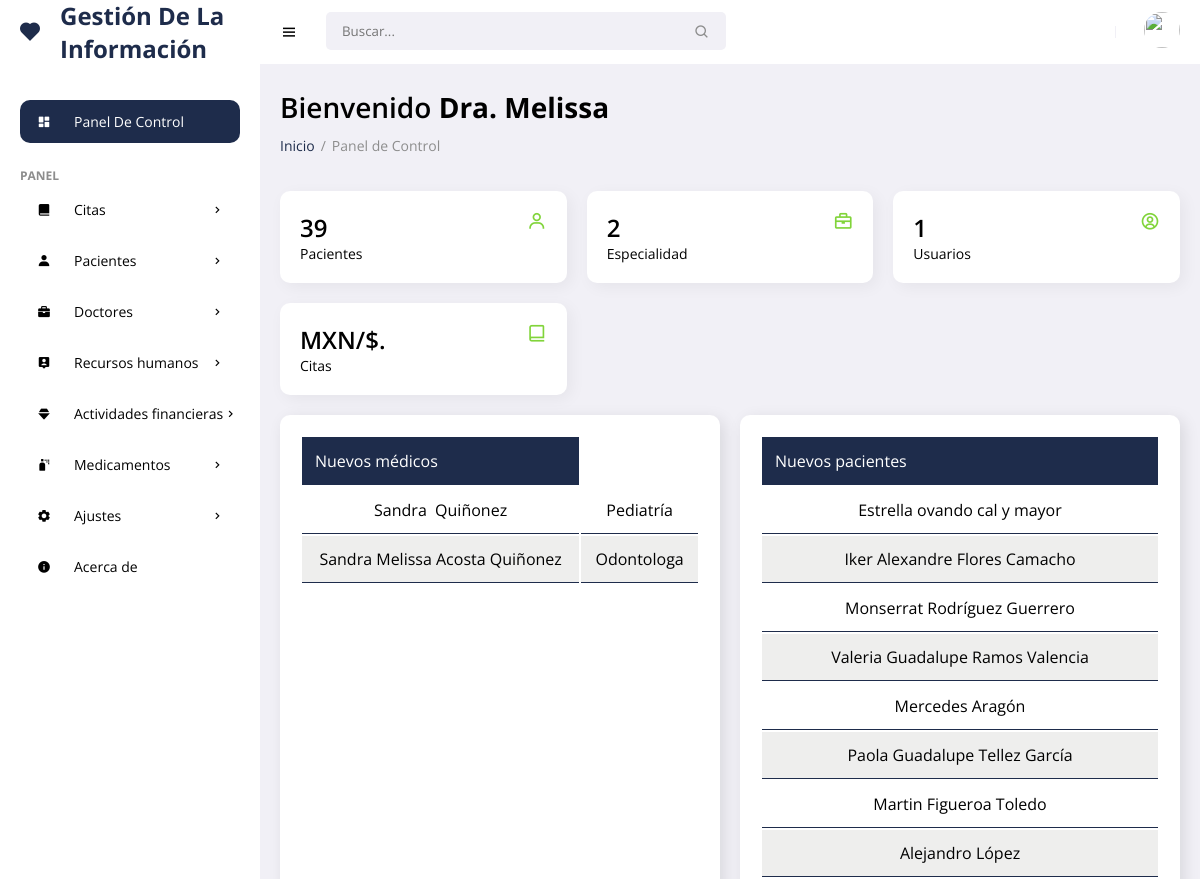
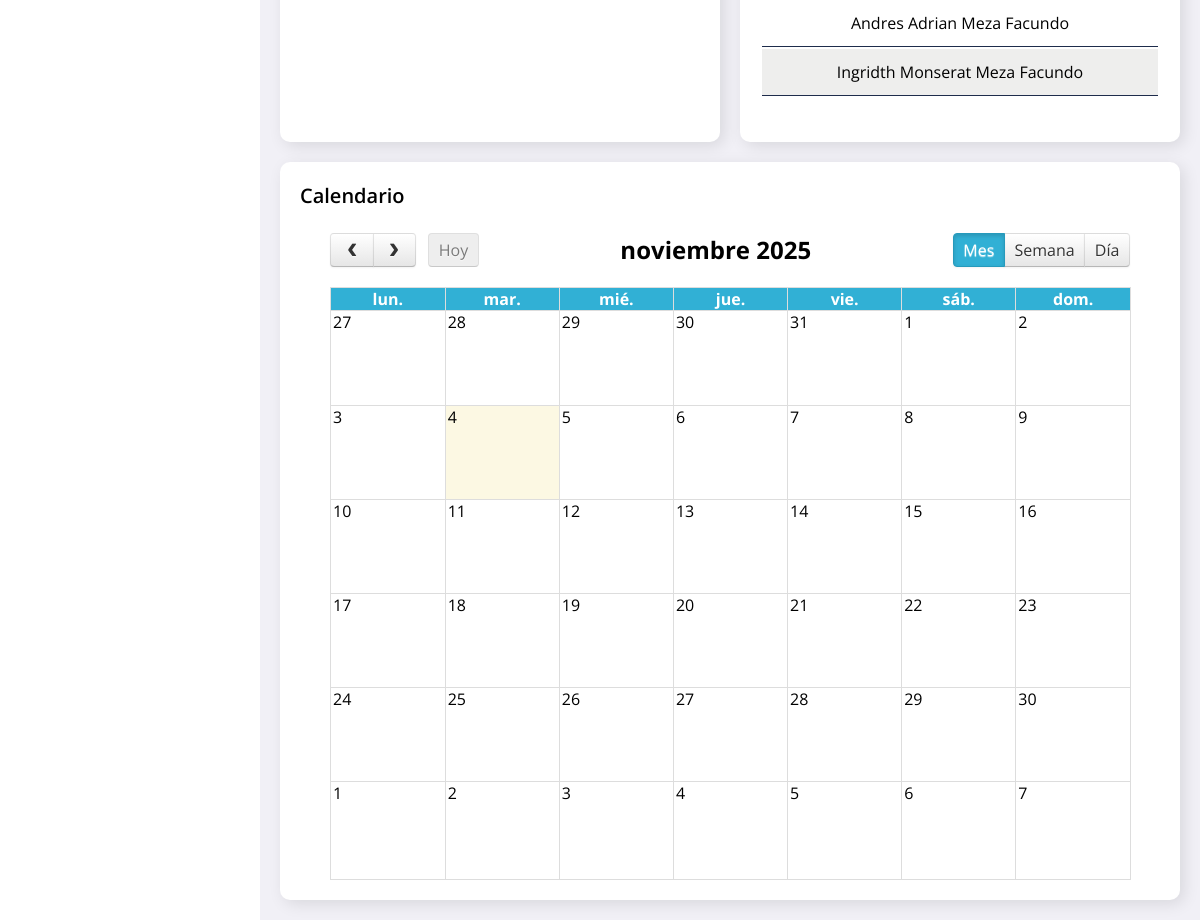
Screenshot of /frontend/admin/escritorio.php (signed in) with the database file from the repository (2 pictures, top to bottom).
### tables this page shows
CREATE TABLE `doctor` (
  `idodc` int(11) NOT NULL,
  `ceddoc` varchar(15) NOT NULL,
  `nodoc` varchar(35) NOT NULL,
  `apdoc` varchar(35) NOT NULL,
  `nomesp` varchar(100) NOT NULL,
  `direcd` varchar(150) NOT NULL,
  `sexd` varchar(15) NOT NULL,
  `phd` char(13) NOT NULL,
  `nacd` date NOT NULL,
  `corr` varchar(30) NOT NULL,
  `username` varchar(25) NOT NULL,
  `password` varchar(255) NOT NULL,
  `rol` char(1) NOT NULL,
  `state` char(1) NOT NULL,
  `fere` timestamp NOT NULL DEFAULT current_timestamp() ON UPDATE current_timestamp()
);

CREATE TABLE `patients` (
  `idpa` int(11) NOT NULL,
  `numhs` char(8) NOT NULL,
  `nompa` varchar(30) NOT NULL,
  `apepa` varchar(30) NOT NULL,
  `direc` varchar(150) NOT NULL,
  `sex` varchar(15) NOT NULL,
  `grup` varchar(15) NOT NULL,
  `phon` char(13) NOT NULL,
  `cump` date NOT NULL,
  `corr` varchar(35) NOT NULL,
  `username` varchar(25) NOT NULL,
  `password` varchar(255) NOT NULL,
  `rol` char(1) NOT NULL,
  `state` char(1) NOT NULL,
  `fere` timestamp NOT NULL DEFAULT current_timestamp() ON UPDATE current_timestamp()
);

### frontend/admin/escritorio.php (the view, shortened to what this page needs)
    <?php
    require_once('../../backend/bd/Conexion.php');
     ?>
<!DOCTYPE html>
<html lang="es">
<head>
    <link href='https://unpkg.com/boxicons@2.0.9/css/boxicons.min.css' rel='stylesheet'>
    <link rel="stylesheet" href="../../backend/css/admin.css">
        <link rel="stylesheet" href="../../backend/vendor/datatables/dataTables.bs4.css" />
        <link rel="stylesheet" href="../../backend/vendor/datatables/dataTables.bs4-custom.css" />
        <link href="../../backend/vendor/datatables/buttons.bs.css" rel="stylesheet" />
    <link href='../../backend/css/fullcalendar.css' rel='stylesheet' />
</head>
<body>
    <section id="sidebar">
        <a href="escritorio.php" class="brand"><i class='bx bxs-heart icon'></i> Gestión De La Información</a>
        <ul class="side-menu">
            <li><a href="escritorio.php" class="active"><i class='bx bxs-dashboard icon' ></i> Panel De Control</a></li>
            <li class="divider" data-text="Panel">Panel</li>
            <li>
                <a href="#"><i class='bx bxs-book-alt icon' ></i> Citas <i class='bx bx-chevron-right icon-right' ></i></a>
            </li>
            <li>
                <a href="#"><i class='bx bxs-user icon' ></i> Pacientes <i class='bx bx-chevron-right icon-right' ></i></a>
            </li>
            <li>
                <a href="#"><i class='bx bxs-briefcase icon' ></i> Doctores <i class='bx bx-chevron-right icon-right' ></i></a>
            </li>
            <li>
                <a href="#"><i class='bx bxs-user-pin icon' ></i> Recursos humanos<i class='bx bx-chevron-right icon-right' ></i></a>
            </li>
            <li>
                <a href="#"><i class='bx bxs-diamond icon' ></i> Actividades financieras<i class='bx bx-chevron-right icon-right' ></i></a>
            </li>
            <li>
                <a href="#"><i class='bx bxs-spray-can icon' ></i> Medicamentos<i class='bx bx-chevron-right icon-right' ></i></a>
            </li>
            <li>
                <a href="#"><i class='bx bxs-cog icon' ></i> Ajustes<i class='bx bx-chevron-right icon-right' ></i></a>
            </li>
            <li><a href="../acerca/mostrar.php"><i class='bx bxs-info-circle icon' ></i> Acerca de</a></li>
        </ul>
    </section>
    <section id="content">
        <nav>
            <i class='bx bx-menu toggle-sidebar' ></i>
            <form action="#">
                <div class="form-group">
                    <input type="text" placeholder="Buscar...">
                    <i class='bx bx-search icon' ></i>
                </div>
            </form>
            <div class="profile">
                <img src="https://images.unsplash.com/photo-1517841905240-472988babdf9?ixid=MnwxMjA3fDB8MHxzZWFyY2h8NHx8cGVvcGxlfGVufDB8fDB8fA%3D%3D&ixlib=rb-1.2.1&auto=format&fit=crop&w=500&q=60" alt="">
            </div>
        </nav>
        <main>
            <h1 class="title">Bienvenido <?php echo '<strong>'.$_SESSION['username'].'</strong>'; ?></h1>
            <ul class="breadcrumbs">
                <li><a href="escritorio.php">Inicio</a></li>
                <li class="divider">/</li>
                <li><a href="#" class="active">Panel de Control</a></li>
            </ul>
            <div class="info-data">
                <div class="card">
                    <div class="head">
                        <div>
                                    <?php
                                            $sql = "SELECT COUNT(*) total FROM patients";
                                            $result = $connect->query($sql);
                                            $total = $result->fetchColumn();
                                             ?>
                            <h2><?php echo  $total; ?></h2>
                            <p>Pacientes</p>
                        </div>
                        <i class='bx bx-user icon' ></i>
                    </div>
                </div>
                <div class="card">
                    <div class="head">
                        <div>
                                    <?php
                                            $sql = "SELECT COUNT(*) total FROM doctor";
                                            $result = $connect->query($sql);
                                            $total = $result->fetchColumn();
                                             ?>
                            <h2><?php echo  $total; ?></h2>
                            <p>Especialidad</p>
                        </div>
                        <i class='bx bx-briefcase icon' ></i>
                    </div>
                </div>
                <div class="card">
                    <div class="head">
                        <div>
                            <?php
                                            $sql = "SELECT COUNT(*) total FROM users";
                                            $result = $connect->query($sql);
                                            $total = $result->fetchColumn();
                                             ?>
                            <h2><?php echo  $total; ?></h2>
                            <p>Usuarios</p>
                        </div>
                        <i class='bx bx-user-circle icon' ></i>
                    </div>
                </div>
                <div class="card">
                    <div class="head">
                        <div>
                            <?php
                                            $sql = "SELECT SUM(monto) total FROM events";
                                            $result = $connect->query($sql);
                                            $total = $result->fetchColumn();
                                             ?>
                            <h2>MXN/$.<?php echo  $total; ?></h2>
                            <p>Citas</p>
                        </div>
                        <i class='bx bx-book-alt icon' ></i>
                    </div>
                </div>
            </div>
            <div class="data">
                <div class="content-data">
<div class="table-responsive" style="overflow-x:auto;">
 <?php
$sentencia = $connect->prepare("SELECT * FROM doctor ORDER BY idodc DESC LIMIT 10;");
 $sentencia->execute();
$data =  array();
if($sentencia){
  while($r = $sentencia->fetchObject()){
    $data[] = $r;
  }
}
     ?>
     <?php if(count($data)>0):?>
         <table id="example" class="responsive-table">
            <thead>
                <tr>
                    <th scope="col">Nuevos médicos</th>
                </tr>
            </thead>
            <tbody>
                <?php foreach($data as $d):?>
                    <tr>
                        <td data-title="Paciente"><?php echo $d->nodoc ?>&nbsp;<?php echo $d->apdoc ?></td>
                        <td data-title="Especialidad"><?php echo $d->nomesp ?></td>
                    </tr>
                    <?php endforeach; ?>
            </tbody>
         </table>
    <?php endif; ?>
                   </div>
                </div>
                <div class="content-data">
                   <div class="table-responsive" style="overflow-x:auto;">
 <?php
$sentencia = $connect->prepare("SELECT * FROM patients ORDER BY idpa DESC LIMIT 10;");
 $sentencia->execute();
$data =  array();
if($sentencia){
  while($r = $sentencia->fetchObject()){
    $data[] = $r;
  }
}
     ?>
     <?php if(count($data)>0):?>
         <table id="example" class="responsive-table">
            <thead>
                <tr>
                    <th scope="col">Nuevos pacientes</th>
                </tr>
            </thead>
            <tbody>
                <?php foreach($data as $d):?>
                    <tr>
                        <td data-title="Paciente"><?php echo $d->nompa ?>&nbsp;<?php echo $d->apepa ?></td>
                    </tr>
                    <?php endforeach; ?>
            </tbody>
         </table>
    <?php endif; ?>
                   </div>
                </div>
            </div>
            <div class="data">
                <div class="content-data">
                    <div class="head">
                        <h3>Calendario</h3>
                    </div>
                    <div id="calendar" class="col-centered">
                    </div>
                </div>
            </div>
        </main>
    </section>
</body>
</html>

### backend/css/fullcalendar.css (style rules this page uses)
.fc { direction: ltr; text-align: left; }
body .fc { font-size: 1em; }

### frontend/admin/escritorio.php (style rules this page uses)
#calendar { max-width: 800px; }
.col-centered { float: none; margin: 0 auto; }

### rows the page displays
doctor: nodoc "Sandra", apdoc "Quiñonez", nomesp "Pediatría"
doctor: nodoc "Sandra Melissa", apdoc "Acosta Quiñonez", nomesp "Odontologa"
patients: nompa "Estrella", apepa "ovando cal y mayor"
patients: nompa "Iker Alexandre", apepa "Flores Camacho"
patients: nompa "Monserrat", apepa "Rodríguez Guerrero"
patients: nompa "Valeria Guadalupe", apepa "Ramos Valencia"
patients: nompa "Mercedes", apepa "Aragón"
patients: nompa "Paola Guadalupe", apepa "Tellez García"
patients: nompa "Martin", apepa "Figueroa Toledo"
patients: nompa "Alejandro", apepa "López"
patients: nompa "Andres Adrian", apepa "Meza Facundo"
patients: nompa "Ingridth Monserat", apepa "Meza Facundo"

### other values shown
$_SESSION['username'] "Dra. Melissa"
$total "39"
$total "2"
$total "1"
